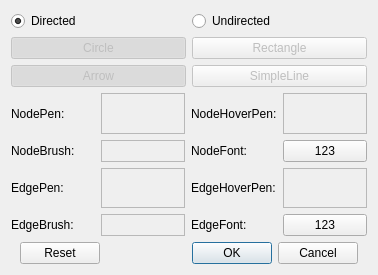
<?xml version="1.0" encoding="UTF-8"?>
<ui version="4.0">
 <class>GraphCreationDialog</class>
 <widget class="QDialog" name="GraphCreationDialog">
  <property name="geometry">
   <rect>
    <x>0</x>
    <y>0</y>
    <width>378</width>
    <height>275</height>
   </rect>
  </property>
  <property name="sizePolicy">
   <sizepolicy hsizetype="Preferred" vsizetype="Preferred">
    <horstretch>0</horstretch>
    <verstretch>0</verstretch>
   </sizepolicy>
  </property>
  <property name="windowTitle">
   <string>Dialog</string>
  </property>
  <layout class="QGridLayout" name="gridLayout_2">
   <item row="1" column="0">
    <widget class="QPushButton" name="circleButton">
     <property name="enabled">
      <bool>false</bool>
     </property>
     <property name="text">
      <string>Circle</string>
     </property>
     <property name="checkable">
      <bool>true</bool>
     </property>
     <property name="checked">
      <bool>true</bool>
     </property>
    </widget>
   </item>
   <item row="0" column="0">
    <widget class="QRadioButton" name="directedGraphRadioButton">
     <property name="text">
      <string>Directed</string>
     </property>
     <property name="checked">
      <bool>true</bool>
     </property>
    </widget>
   </item>
   <item row="0" column="1">
    <widget class="QRadioButton" name="undirectedGraphRadioButton">
     <property name="text">
      <string>Undirected</string>
     </property>
    </widget>
   </item>
   <item row="1" column="1">
    <widget class="QPushButton" name="rectangleButton">
     <property name="enabled">
      <bool>false</bool>
     </property>
     <property name="text">
      <string>Rectangle</string>
     </property>
     <property name="checkable">
      <bool>true</bool>
     </property>
    </widget>
   </item>
   <item row="2" column="0">
    <widget class="QPushButton" name="arrowButton">
     <property name="enabled">
      <bool>false</bool>
     </property>
     <property name="text">
      <string>Arrow</string>
     </property>
     <property name="checkable">
      <bool>true</bool>
     </property>
     <property name="checked">
      <bool>true</bool>
     </property>
    </widget>
   </item>
   <item row="4" column="0" colspan="2">
    <layout class="QGridLayout" name="gridLayout">
     <item row="4" column="2">
      <widget class="QLabel" name="labelEdgeFont">
       <property name="text">
        <string>EdgeFont:</string>
       </property>
      </widget>
     </item>
     <item row="4" column="0">
      <widget class="QLabel" name="labelEdgeBrush">
       <property name="text">
        <string>EdgeBrush:</string>
       </property>
      </widget>
     </item>
     <item row="4" column="3">
      <widget class="QPushButton" name="edgeFontButton">
       <property name="text">
        <string>123</string>
       </property>
      </widget>
     </item>
     <item row="0" column="0">
      <widget class="QLabel" name="labelNodePen">
       <property name="text">
        <string>NodePen:</string>
       </property>
      </widget>
     </item>
     <item row="3" column="2">
      <widget class="QLabel" name="labelEdgeHoverPen">
       <property name="text">
        <string>EdgeHoverPen:</string>
       </property>
      </widget>
     </item>
     <item row="3" column="0">
      <widget class="QLabel" name="labelEdgePen">
       <property name="text">
        <string>EdgePen:</string>
       </property>
      </widget>
     </item>
     <item row="4" column="1">
      <widget class="BrushChooserFrame" name="edgeBrushFrame">
       <property name="frameShape">
        <enum>QFrame::StyledPanel</enum>
       </property>
       <property name="frameShadow">
        <enum>QFrame::Raised</enum>
       </property>
      </widget>
     </item>
     <item row="2" column="3">
      <widget class="QPushButton" name="nodeFontButton">
       <property name="text">
        <string>123</string>
       </property>
      </widget>
     </item>
     <item row="0" column="3">
      <widget class="PenChooserFrame" name="nodeHoverPenFrame">
       <property name="frameShape">
        <enum>QFrame::StyledPanel</enum>
       </property>
       <property name="frameShadow">
        <enum>QFrame::Raised</enum>
       </property>
      </widget>
     </item>
     <item row="3" column="1">
      <widget class="PenChooserFrame" name="edgePenFrame">
       <property name="frameShape">
        <enum>QFrame::StyledPanel</enum>
       </property>
       <property name="frameShadow">
        <enum>QFrame::Raised</enum>
       </property>
      </widget>
     </item>
     <item row="2" column="1">
      <widget class="BrushChooserFrame" name="nodeBrushFrame">
       <property name="frameShape">
        <enum>QFrame::StyledPanel</enum>
       </property>
       <property name="frameShadow">
        <enum>QFrame::Raised</enum>
       </property>
      </widget>
     </item>
     <item row="2" column="2">
      <widget class="QLabel" name="labelNodeFont">
       <property name="text">
        <string>NodeFont:</string>
       </property>
      </widget>
     </item>
     <item row="0" column="2">
      <widget class="QLabel" name="labelNodeHoverPen">
       <property name="text">
        <string>NodeHoverPen:</string>
       </property>
      </widget>
     </item>
     <item row="2" column="0">
      <widget class="QLabel" name="labelNodeBrush">
       <property name="text">
        <string>NodeBrush:</string>
       </property>
      </widget>
     </item>
     <item row="0" column="1">
      <widget class="PenChooserFrame" name="nodePenFrame">
       <property name="frameShape">
        <enum>QFrame::StyledPanel</enum>
       </property>
       <property name="frameShadow">
        <enum>QFrame::Raised</enum>
       </property>
      </widget>
     </item>
     <item row="3" column="3">
      <widget class="PenChooserFrame" name="edgeHoverPenFrame">
       <property name="frameShape">
        <enum>QFrame::StyledPanel</enum>
       </property>
       <property name="frameShadow">
        <enum>QFrame::Raised</enum>
       </property>
      </widget>
     </item>
    </layout>
   </item>
   <item row="2" column="1">
    <widget class="QPushButton" name="simpleLineButton">
     <property name="enabled">
      <bool>false</bool>
     </property>
     <property name="text">
      <string>SimpleLine</string>
     </property>
     <property name="checkable">
      <bool>true</bool>
     </property>
    </widget>
   </item>
   <item row="6" column="0" colspan="2">
    <widget class="QWidget" name="widget" native="true">
     <property name="sizePolicy">
      <sizepolicy hsizetype="Preferred" vsizetype="Maximum">
       <horstretch>0</horstretch>
       <verstretch>0</verstretch>
      </sizepolicy>
     </property>
     <layout class="QGridLayout" name="gridLayout_3">
      <property name="topMargin">
       <number>0</number>
      </property>
      <property name="bottomMargin">
       <number>0</number>
      </property>
      <item row="0" column="1">
       <widget class="QDialogButtonBox" name="buttonBox">
        <property name="orientation">
         <enum>Qt::Horizontal</enum>
        </property>
        <property name="standardButtons">
         <set>QDialogButtonBox::Cancel|QDialogButtonBox::Ok</set>
        </property>
       </widget>
      </item>
      <item row="0" column="0">
       <widget class="QPushButton" name="resetButton">
        <property name="text">
         <string>Reset</string>
        </property>
       </widget>
      </item>
     </layout>
    </widget>
   </item>
  </layout>
 </widget>
 <customwidgets>
  <customwidget>
   <class>PenChooserFrame</class>
   <extends>QFrame</extends>
   <header>pen_chooser_frame.h</header>
   <container>1</container>
  </customwidget>
  <customwidget>
   <class>BrushChooserFrame</class>
   <extends>QFrame</extends>
   <header>brush_chooser_frame.h</header>
   <container>1</container>
  </customwidget>
 </customwidgets>
 <resources/>
 <connections>
  <connection>
   <sender>buttonBox</sender>
   <signal>accepted()</signal>
   <receiver>GraphCreationDialog</receiver>
   <slot>accept()</slot>
   <hints>
    <hint type="sourcelabel">
     <x>248</x>
     <y>254</y>
    </hint>
    <hint type="destinationlabel">
     <x>157</x>
     <y>274</y>
    </hint>
   </hints>
  </connection>
  <connection>
   <sender>buttonBox</sender>
   <signal>rejected()</signal>
   <receiver>GraphCreationDialog</receiver>
   <slot>reject()</slot>
   <hints>
    <hint type="sourcelabel">
     <x>316</x>
     <y>260</y>
    </hint>
    <hint type="destinationlabel">
     <x>286</x>
     <y>274</y>
    </hint>
   </hints>
  </connection>
 </connections>
</ui>
